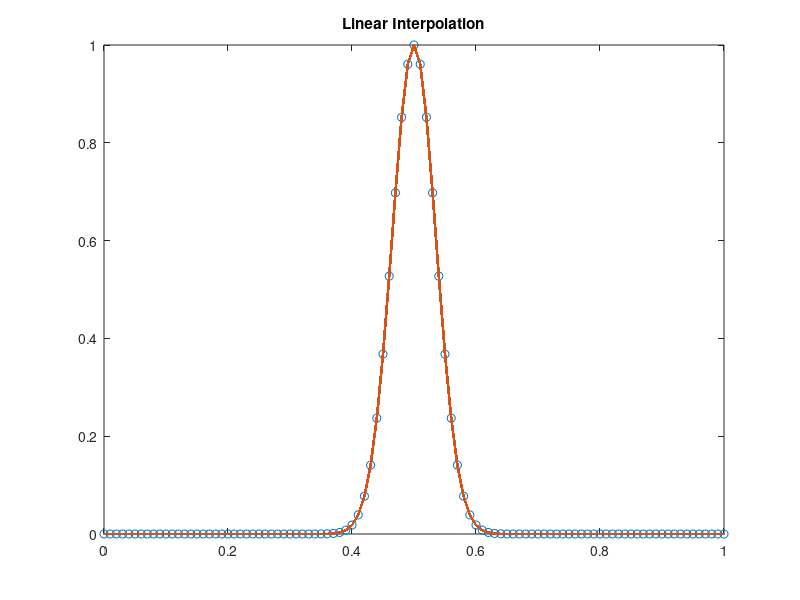

The MATLAB script that drew this image:
% Name: Sourav Pal
% Date: November 1 2020

clear; clc;
start_N = 10;
end_N = 150;
for k=start_N:5:end_N
    N = k;
    h = 1/N;
    X = 0:h:1; 
    f = @(x) exp(-400*(x - 0.5).^2);
    X_query = 0:1/100000:1;              % Fine grid
    val_query = interp1(X,f(X),X_query);
    plot(X,f(X),'o',X_query,val_query,':.');
    title('Linear Interpolation');
    original = f(X_query);
    difference = original - val_query;
    error = max(abs(difference));
    fprintf('Max norm error for %d samples = %f\n', N, error);
    if error < 0.01
        fprintf("Minimum value of N required is %d \n",N);
        break;
    end
end